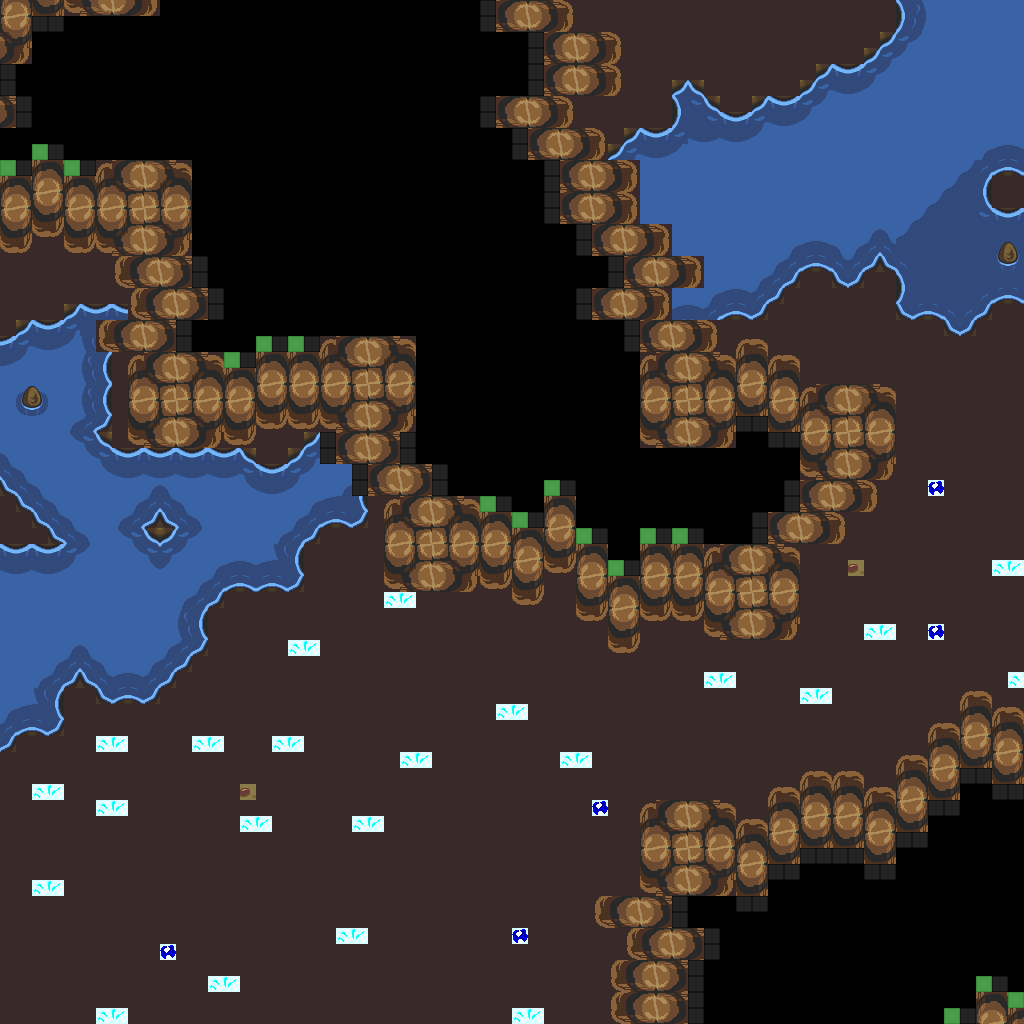

Rendered tile map (Tiled .tmx) drawn with the repository's tilesets; below, a short description and the map source with its tile grids summarised:
An orthogonal 64x64 tile map with 16x16 px tiles, 1 tile layer (base), 2 hidden layers not drawn.

<map version="1.10" tiledversion="1.12.1" orientation="orthogonal" renderorder="right-down" width="64" height="64" tilewidth="16" tileheight="16" infinite="0" nextlayerid="4" nextobjectid="1">
 <tileset firstgid="1" source="../classiciphone_pics4.tsx" />
 <layer id="1" name="base" width="64" height="64">
  <data>[4096 cells, 4096 non-empty, 85 distinct tile ids]</data>
 </layer>
 <layer id="2" name="collision" width="64" height="64" visible="0">
  <properties><property name="collision" value="true" /></properties>
  <data>[4096 cells, 1868 non-empty, 1 distinct tile ids]</data>
 </layer>
 <layer id="3" name="water" width="64" height="64" visible="0">
  <properties><property name="terrain" value="water" /></properties>
  <data>[4096 cells, 628 non-empty, 1 distinct tile ids]</data>
 </layer>
</map>
